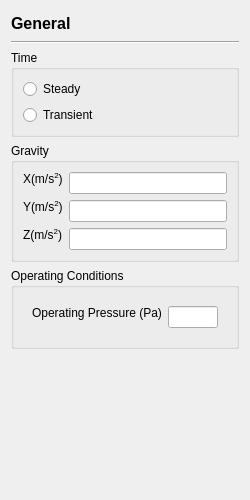
<?xml version="1.0" encoding="UTF-8"?>
<ui version="4.0">
 <class>GeneralPage</class>
 <widget class="QWidget" name="GeneralPage">
  <property name="geometry">
   <rect>
    <x>0</x>
    <y>0</y>
    <width>250</width>
    <height>500</height>
   </rect>
  </property>
  <property name="sizePolicy">
   <sizepolicy hsizetype="Preferred" vsizetype="Minimum">
    <horstretch>0</horstretch>
    <verstretch>0</verstretch>
   </sizepolicy>
  </property>
  <property name="minimumSize">
   <size>
    <width>0</width>
    <height>0</height>
   </size>
  </property>
  <property name="windowTitle">
   <string>Form</string>
  </property>
  <layout class="QVBoxLayout" name="verticalLayout_2">
   <item>
    <widget class="QLabel" name="title">
     <property name="minimumSize">
      <size>
       <width>0</width>
       <height>24</height>
      </size>
     </property>
     <property name="font">
      <font>
       <pointsize>12</pointsize>
       <bold>true</bold>
      </font>
     </property>
     <property name="text">
      <string>General</string>
     </property>
    </widget>
   </item>
   <item>
    <widget class="Line" name="line">
     <property name="orientation">
      <enum>Qt::Horizontal</enum>
     </property>
    </widget>
   </item>
   <item>
    <widget class="QGroupBox" name="groupBox">
     <property name="sizePolicy">
      <sizepolicy hsizetype="Expanding" vsizetype="Fixed">
       <horstretch>0</horstretch>
       <verstretch>0</verstretch>
      </sizepolicy>
     </property>
     <property name="title">
      <string>Time</string>
     </property>
     <layout class="QVBoxLayout" name="verticalLayout">
      <item>
       <widget class="QRadioButton" name="steady">
        <property name="text">
         <string>Steady</string>
        </property>
       </widget>
      </item>
      <item>
       <widget class="QRadioButton" name="transient_">
        <property name="text">
         <string>Transient</string>
        </property>
       </widget>
      </item>
     </layout>
    </widget>
   </item>
   <item>
    <widget class="QGroupBox" name="gravity">
     <property name="title">
      <string>Gravity</string>
     </property>
     <layout class="QFormLayout" name="formLayout">
      <item row="0" column="0">
       <widget class="QLabel" name="label_x">
        <property name="sizePolicy">
         <sizepolicy hsizetype="Preferred" vsizetype="Fixed">
          <horstretch>0</horstretch>
          <verstretch>0</verstretch>
         </sizepolicy>
        </property>
        <property name="text">
         <string>X(m/s&lt;sup&gt;2&lt;/sup&gt;)</string>
        </property>
       </widget>
      </item>
      <item row="0" column="1">
       <widget class="QLineEdit" name="gravityX">
        <property name="enabled">
         <bool>true</bool>
        </property>
        <property name="text">
         <string/>
        </property>
       </widget>
      </item>
      <item row="1" column="0">
       <widget class="QLabel" name="label_y">
        <property name="sizePolicy">
         <sizepolicy hsizetype="Preferred" vsizetype="Fixed">
          <horstretch>0</horstretch>
          <verstretch>0</verstretch>
         </sizepolicy>
        </property>
        <property name="text">
         <string>Y(m/s&lt;sup&gt;2&lt;/sup&gt;)</string>
        </property>
       </widget>
      </item>
      <item row="1" column="1">
       <widget class="QLineEdit" name="gravityY">
        <property name="text">
         <string/>
        </property>
       </widget>
      </item>
      <item row="2" column="0">
       <widget class="QLabel" name="label_z">
        <property name="sizePolicy">
         <sizepolicy hsizetype="Preferred" vsizetype="Fixed">
          <horstretch>0</horstretch>
          <verstretch>0</verstretch>
         </sizepolicy>
        </property>
        <property name="text">
         <string>Z(m/s&lt;sup&gt;2&lt;/sup&gt;)</string>
        </property>
       </widget>
      </item>
      <item row="2" column="1">
       <widget class="QLineEdit" name="gravityZ">
        <property name="text">
         <string/>
        </property>
       </widget>
      </item>
     </layout>
    </widget>
   </item>
   <item>
    <widget class="QGroupBox" name="groupBox_2">
     <property name="title">
      <string>Operating Conditions</string>
     </property>
     <layout class="QVBoxLayout" name="verticalLayout_3">
      <item>
       <widget class="QWidget" name="widget" native="true">
        <layout class="QFormLayout" name="formLayout_2">
         <item row="0" column="0">
          <widget class="QLabel" name="label">
           <property name="sizePolicy">
            <sizepolicy hsizetype="Preferred" vsizetype="Fixed">
             <horstretch>0</horstretch>
             <verstretch>0</verstretch>
            </sizepolicy>
           </property>
           <property name="text">
            <string>Operating Pressure (Pa)</string>
           </property>
          </widget>
         </item>
         <item row="0" column="1">
          <widget class="QLineEdit" name="operatingPressure">
           <property name="enabled">
            <bool>true</bool>
           </property>
           <property name="text">
            <string/>
           </property>
          </widget>
         </item>
        </layout>
       </widget>
      </item>
     </layout>
    </widget>
   </item>
   <item>
    <spacer name="verticalSpacer">
     <property name="orientation">
      <enum>Qt::Vertical</enum>
     </property>
     <property name="sizeHint" stdset="0">
      <size>
       <width>20</width>
       <height>40</height>
      </size>
     </property>
    </spacer>
   </item>
  </layout>
 </widget>
 <resources/>
 <connections/>
</ui>
